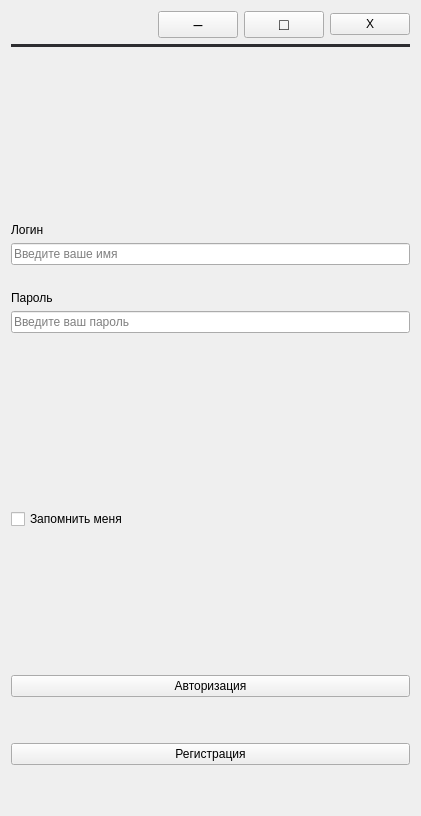
<?xml version="1.0" encoding="UTF-8"?>
<ui version="4.0">
 <class>Form</class>
 <widget class="QWidget" name="Form">
  <property name="windowModality">
   <enum>Qt::NonModal</enum>
  </property>
  <property name="geometry">
   <rect>
    <x>0</x>
    <y>0</y>
    <width>421</width>
    <height>816</height>
   </rect>
  </property>
  <property name="windowTitle">
   <string>Окно авторизации</string>
  </property>
  <property name="windowIcon">
   <iconset>
    <normaloff>:/icon/icon.png</normaloff>:/icon/icon.png</iconset>
  </property>
  <property name="styleSheet">
   <string notr="true"/>
  </property>
  <layout class="QGridLayout" name="gridLayout">
   <property name="sizeConstraint">
    <enum>QLayout::SetDefaultConstraint</enum>
   </property>
   <item row="7" column="0">
    <layout class="QVBoxLayout" name="verticalLayout">
     <item>
      <widget class="QPushButton" name="auth_button">
       <property name="cursor">
        <cursorShape>PointingHandCursor</cursorShape>
       </property>
       <property name="text">
        <string>Авторизация</string>
       </property>
      </widget>
     </item>
     <item>
      <spacer name="verticalSpacer_4">
       <property name="orientation">
        <enum>Qt::Vertical</enum>
       </property>
       <property name="sizeType">
        <enum>QSizePolicy::Minimum</enum>
       </property>
       <property name="sizeHint" stdset="0">
        <size>
         <width>20</width>
         <height>40</height>
        </size>
       </property>
      </spacer>
     </item>
     <item>
      <widget class="QPushButton" name="registration_button">
       <property name="cursor">
        <cursorShape>PointingHandCursor</cursorShape>
       </property>
       <property name="text">
        <string>Регистрация</string>
       </property>
      </widget>
     </item>
    </layout>
   </item>
   <item row="4" column="0">
    <layout class="QVBoxLayout" name="verticalLayout_3">
     <item>
      <widget class="QLabel" name="except_label">
       <property name="enabled">
        <bool>true</bool>
       </property>
       <property name="styleSheet">
        <string notr="true">color: rgb(255, 77, 61);</string>
       </property>
       <property name="text">
        <string/>
       </property>
       <property name="scaledContents">
        <bool>false</bool>
       </property>
      </widget>
     </item>
     <item>
      <spacer name="verticalSpacer_6">
       <property name="orientation">
        <enum>Qt::Vertical</enum>
       </property>
       <property name="sizeType">
        <enum>QSizePolicy::Minimum</enum>
       </property>
       <property name="sizeHint" stdset="0">
        <size>
         <width>20</width>
         <height>40</height>
        </size>
       </property>
      </spacer>
     </item>
    </layout>
   </item>
   <item row="5" column="0">
    <widget class="QLabel" name="image_label">
     <property name="text">
      <string/>
     </property>
     <property name="pixmap">
      <pixmap>../resources/images/auth_image.png</pixmap>
     </property>
     <property name="scaledContents">
      <bool>false</bool>
     </property>
     <property name="alignment">
      <set>Qt::AlignCenter</set>
     </property>
     <property name="wordWrap">
      <bool>false</bool>
     </property>
     <property name="openExternalLinks">
      <bool>false</bool>
     </property>
    </widget>
   </item>
   <item row="0" column="0">
    <layout class="QHBoxLayout" name="horizontalLayout">
     <item>
      <spacer name="horizontalSpacer_3">
       <property name="orientation">
        <enum>Qt::Horizontal</enum>
       </property>
       <property name="sizeHint" stdset="0">
        <size>
         <width>40</width>
         <height>20</height>
        </size>
       </property>
      </spacer>
     </item>
     <item>
      <widget class="QPushButton" name="minimizeButton">
       <property name="font">
        <font>
         <pointsize>12</pointsize>
        </font>
       </property>
       <property name="cursor">
        <cursorShape>PointingHandCursor</cursorShape>
       </property>
       <property name="styleSheet">
        <string notr="true"/>
       </property>
       <property name="text">
        <string>–</string>
       </property>
      </widget>
     </item>
     <item>
      <widget class="QPushButton" name="maximizeButton">
       <property name="font">
        <font>
         <pointsize>12</pointsize>
        </font>
       </property>
       <property name="cursor">
        <cursorShape>PointingHandCursor</cursorShape>
       </property>
       <property name="styleSheet">
        <string notr="true"/>
       </property>
       <property name="text">
        <string>□</string>
       </property>
      </widget>
     </item>
     <item>
      <widget class="QPushButton" name="exitButton">
       <property name="cursor">
        <cursorShape>PointingHandCursor</cursorShape>
       </property>
       <property name="styleSheet">
        <string notr="true"/>
       </property>
       <property name="text">
        <string>X</string>
       </property>
       <property name="shortcut">
        <string>Esc</string>
       </property>
      </widget>
     </item>
    </layout>
   </item>
   <item row="8" column="0">
    <spacer name="verticalSpacer_5">
     <property name="orientation">
      <enum>Qt::Vertical</enum>
     </property>
     <property name="sizeType">
      <enum>QSizePolicy::Minimum</enum>
     </property>
     <property name="sizeHint" stdset="0">
      <size>
       <width>20</width>
       <height>40</height>
      </size>
     </property>
    </spacer>
   </item>
   <item row="6" column="0">
    <spacer name="verticalSpacer_3">
     <property name="orientation">
      <enum>Qt::Vertical</enum>
     </property>
     <property name="sizeType">
      <enum>QSizePolicy::Minimum</enum>
     </property>
     <property name="sizeHint" stdset="0">
      <size>
       <width>20</width>
       <height>40</height>
      </size>
     </property>
    </spacer>
   </item>
   <item row="2" column="0">
    <layout class="QVBoxLayout" name="verticalLayout_2">
     <property name="sizeConstraint">
      <enum>QLayout::SetDefaultConstraint</enum>
     </property>
     <item>
      <spacer name="horizontalSpacer_2">
       <property name="orientation">
        <enum>Qt::Horizontal</enum>
       </property>
       <property name="sizeHint" stdset="0">
        <size>
         <width>68</width>
         <height>20</height>
        </size>
       </property>
      </spacer>
     </item>
     <item>
      <spacer name="verticalSpacer">
       <property name="orientation">
        <enum>Qt::Vertical</enum>
       </property>
       <property name="sizeHint" stdset="0">
        <size>
         <width>20</width>
         <height>40</height>
        </size>
       </property>
      </spacer>
     </item>
     <item>
      <widget class="QLabel" name="label">
       <property name="text">
        <string>Логин</string>
       </property>
      </widget>
     </item>
     <item>
      <widget class="QLineEdit" name="login_line_edit">
       <property name="maximumSize">
        <size>
         <width>16777215</width>
         <height>16777215</height>
        </size>
       </property>
       <property name="placeholderText">
        <string>Введите ваше имя</string>
       </property>
      </widget>
     </item>
     <item>
      <spacer name="horizontalSpacer_4">
       <property name="orientation">
        <enum>Qt::Horizontal</enum>
       </property>
       <property name="sizeHint" stdset="0">
        <size>
         <width>40</width>
         <height>20</height>
        </size>
       </property>
      </spacer>
     </item>
     <item>
      <widget class="QLabel" name="label_2">
       <property name="text">
        <string>Пароль</string>
       </property>
      </widget>
     </item>
     <item>
      <widget class="QLineEdit" name="password_line_edit">
       <property name="placeholderText">
        <string>Введите ваш пароль</string>
       </property>
      </widget>
     </item>
     <item>
      <spacer name="horizontalSpacer">
       <property name="orientation">
        <enum>Qt::Horizontal</enum>
       </property>
       <property name="sizeHint" stdset="0">
        <size>
         <width>68</width>
         <height>20</height>
        </size>
       </property>
      </spacer>
     </item>
     <item>
      <spacer name="verticalSpacer_2">
       <property name="orientation">
        <enum>Qt::Vertical</enum>
       </property>
       <property name="sizeHint" stdset="0">
        <size>
         <width>20</width>
         <height>40</height>
        </size>
       </property>
      </spacer>
     </item>
     <item>
      <widget class="QCheckBox" name="checkbox_remember_me">
       <property name="text">
        <string>Запомнить меня</string>
       </property>
       <property name="iconSize">
        <size>
         <width>16</width>
         <height>16</height>
        </size>
       </property>
      </widget>
     </item>
    </layout>
   </item>
   <item row="1" column="0">
    <layout class="QVBoxLayout" name="verticalLayout_4">
     <property name="spacing">
      <number>6</number>
     </property>
     <property name="sizeConstraint">
      <enum>QLayout::SetDefaultConstraint</enum>
     </property>
     <item>
      <widget class="Line" name="line">
       <property name="styleSheet">
        <string notr="true">background-color: #2d2d30; </string>
       </property>
       <property name="lineWidth">
        <number>0</number>
       </property>
       <property name="midLineWidth">
        <number>0</number>
       </property>
       <property name="orientation">
        <enum>Qt::Horizontal</enum>
       </property>
      </widget>
     </item>
    </layout>
   </item>
   <item row="3" column="0">
    <spacer name="horizontalSpacer_5">
     <property name="orientation">
      <enum>Qt::Horizontal</enum>
     </property>
     <property name="sizeHint" stdset="0">
      <size>
       <width>40</width>
       <height>20</height>
      </size>
     </property>
    </spacer>
   </item>
  </layout>
 </widget>
 <resources/>
 <connections/>
</ui>
